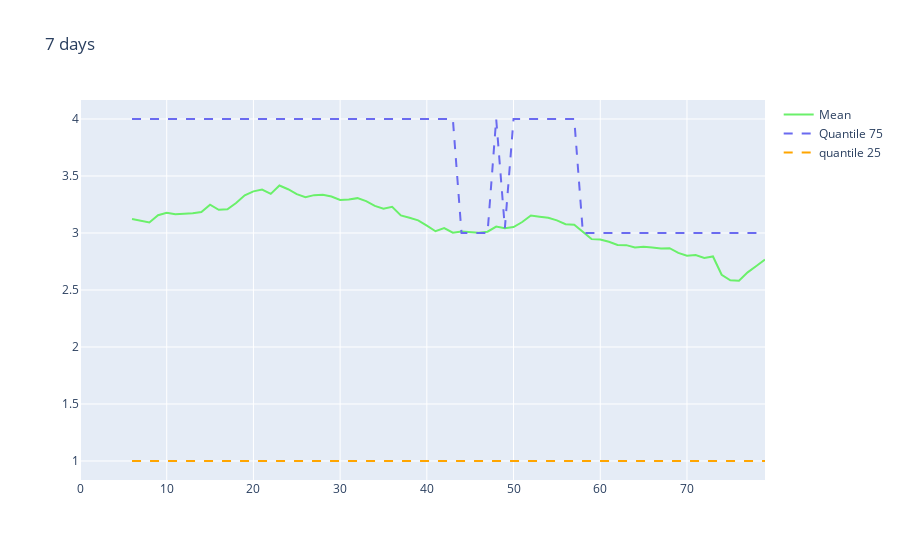

Notebook source saved alongside this figure:
### Code cell
plot_metrics(rolling_v3,  str(7) +' days').show()

### Figure 1 — Plotly figure (JSON) as saved in the notebook; plotly's stock layout.template omitted (floating-point values rounded to 4 significant figures)
{"data": [{"line": {"color": "#6AF06A"}, "name": "Mean", "type": "scatter", "x": [0, 1, 2, 3, 4, 5, 6, 7, 8, 9, 10, 11, 12, 13, 14, 15, 16, 17, 18, 19, 20, 21, 22, 23, 24, 25, 26, 27, 28, 29, 30, 31, 32, 33, 34, 35, 36, 37, 38, 39, 40, 41, 42, 43, 44, 45, 46, 47, 48, 49, 50, 51, 52, 53, 54, 55, 56, 57, 58, 59, 60, 61, 62, 63, 64, 65, 66, 67, 68, 69, 70, 71, 72, 73, 74, 75, 76, 77, 78, 79], "y": [null, null, null, null, null, null, 3.122, 3.107, 3.093, 3.156, 3.177, 3.163, 3.167, 3.174, 3.184, 3.248, 3.203, 3.208, 3.263, 3.331, 3.365, 3.381, 3.343, 3.417, 3.384, 3.341, 3.314, 3.332, 3.335, 3.32, 3.29, 3.294, 3.306, 3.279, 3.238, 3.213, 3.23, 3.154, 3.134, 3.111, 3.064, 3.016, 3.043, 3.003, 3.012, 3.005, 3.003, 3.011, 3.056, 3.043, 3.052, 3.096, 3.153, 3.143, 3.133, 3.111, 3.077, 3.072, 3.01, 2.946, 2.942, 2.923, 2.895, 2.893, 2.873, 2.878, 2.873, 2.864, 2.867, 2.825, 2.801, 2.807, 2.781, 2.794, 2.634, 2.584, 2.582, 2.655, 2.711, 2.766]}, {"line": {"color": "#6a6af0", "dash": "dash"}, "name": "Quantile 75", "type": "scatter", "x": [0, 1, 2, 3, 4, 5, 6, 7, 8, 9, 10, 11, 12, 13, 14, 15, 16, 17, 18, 19, 20, 21, 22, 23, 24, 25, 26, 27, 28, 29, 30, 31, 32, 33, 34, 35, 36, 37, 38, 39, 40, 41, 42, 43, 44, 45, 46, 47, 48, 49, 50, 51, 52, 53, 54, 55, 56, 57, 58, 59, 60, 61, 62, 63, 64, 65, 66, 67, 68, 69, 70, 71, 72, 73, 74, 75, 76, 77, 78, 79], "y": [null, null, null, null, null, null, 4, 4, 4, 4, 4, 4, 4, 4, 4, 4, 4, 4, 4, 4, 4, 4, 4, 4, 4, 4, 4, 4, 4, 4, 4, 4, 4, 4, 4, 4, 4, 4, 4, 4, 4, 4, 4, 4, 3, 3, 3, 3, 4, 3.043, 4, 4, 4, 4, 4, 4, 4, 4, 3, 3, 3, 3, 3, 3, 3, 3, 3, 3, 3, 3, 3, 3, 3, 3, 3, 3, 3, 3, 3, 3]}, {"line": {"color": "#ffA500", "dash": "dash"}, "name": "quantile 25", "type": "scatter", "x": [0, 1, 2, 3, 4, 5, 6, 7, 8, 9, 10, 11, 12, 13, 14, 15, 16, 17, 18, 19, 20, 21, 22, 23, 24, 25, 26, 27, 28, 29, 30, 31, 32, 33, 34, 35, 36, 37, 38, 39, 40, 41, 42, 43, 44, 45, 46, 47, 48, 49, 50, 51, 52, 53, 54, 55, 56, 57, 58, 59, 60, 61, 62, 63, 64, 65, 66, 67, 68, 69, 70, 71, 72, 73, 74, 75, 76, 77, 78, 79], "y": [null, null, null, null, null, null, 1, 1, 1, 1, 1, 1, 1, 1, 1, 1, 1, 1, 1, 1, 1, 1, 1, 1, 1, 1, 1, 1, 1, 1, 1, 1, 1, 1, 1, 1, 1, 1, 1, 1, 1, 1, 1, 1, 1, 1, 1, 1, 1, 1, 1, 1, 1, 1, 1, 1, 1, 1, 1, 1, 1, 1, 1, 1, 1, 1, 1, 1, 1, 1, 1, 1, 1, 1, 1, 1, 1, 1, 1, 1]}], "layout": {"title": {"text": "7 days"}}}
